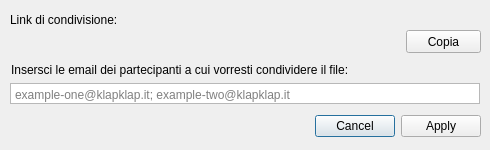
<?xml version="1.0" encoding="UTF-8"?>
<ui version="4.0">
 <class>ShareFileDialog</class>
 <widget class="QDialog" name="ShareFileDialog">
  <property name="geometry">
   <rect>
    <x>0</x>
    <y>0</y>
    <width>490</width>
    <height>150</height>
   </rect>
  </property>
  <property name="sizePolicy">
   <sizepolicy hsizetype="Fixed" vsizetype="Fixed">
    <horstretch>0</horstretch>
    <verstretch>0</verstretch>
   </sizepolicy>
  </property>
  <property name="minimumSize">
   <size>
    <width>490</width>
    <height>150</height>
   </size>
  </property>
  <property name="maximumSize">
   <size>
    <width>490</width>
    <height>150</height>
   </size>
  </property>
  <property name="windowTitle">
   <string>Dialog</string>
  </property>
  <widget class="QDialogButtonBox" name="buttons">
   <property name="geometry">
    <rect>
     <x>10</x>
     <y>110</y>
     <width>471</width>
     <height>32</height>
    </rect>
   </property>
   <property name="orientation">
    <enum>Qt::Horizontal</enum>
   </property>
   <property name="standardButtons">
    <set>QDialogButtonBox::Apply|QDialogButtonBox::Cancel</set>
   </property>
  </widget>
  <widget class="QLabel" name="title_1">
   <property name="geometry">
    <rect>
     <x>10</x>
     <y>10</y>
     <width>471</width>
     <height>20</height>
    </rect>
   </property>
   <property name="text">
    <string>Link di condivisione:</string>
   </property>
  </widget>
  <widget class="QLabel" name="linkLabel">
   <property name="geometry">
    <rect>
     <x>10</x>
     <y>30</y>
     <width>380</width>
     <height>20</height>
    </rect>
   </property>
   <property name="cursor">
    <cursorShape>IBeamCursor</cursorShape>
   </property>
   <property name="text">
    <string/>
   </property>
   <property name="textInteractionFlags">
    <set>Qt::TextSelectableByMouse</set>
   </property>
  </widget>
  <widget class="QPlainTextEdit" name="emailsPlainTextEdit">
   <property name="geometry">
    <rect>
     <x>10</x>
     <y>83</y>
     <width>470</width>
     <height>21</height>
    </rect>
   </property>
   <property name="verticalScrollBarPolicy">
    <enum>Qt::ScrollBarAlwaysOff</enum>
   </property>
   <property name="horizontalScrollBarPolicy">
    <enum>Qt::ScrollBarAlwaysOff</enum>
   </property>
   <property name="lineWrapMode">
    <enum>QPlainTextEdit::WidgetWidth</enum>
   </property>
   <property name="placeholderText">
    <string>example-one@klapklap.it; example-two@klapklap.it</string>
   </property>
  </widget>
  <widget class="QLabel" name="title_2">
   <property name="geometry">
    <rect>
     <x>11</x>
     <y>60</y>
     <width>469</width>
     <height>20</height>
    </rect>
   </property>
   <property name="text">
    <string>Insersci le email dei partecipanti a cui vorresti condividere il file:</string>
   </property>
  </widget>
  <widget class="QPushButton" name="pushButton">
   <property name="geometry">
    <rect>
     <x>406</x>
     <y>30</y>
     <width>75</width>
     <height>23</height>
    </rect>
   </property>
   <property name="text">
    <string>Copia</string>
   </property>
  </widget>
 </widget>
 <resources/>
 <connections>
  <connection>
   <sender>buttons</sender>
   <signal>accepted()</signal>
   <receiver>ShareFileDialog</receiver>
   <slot>accept()</slot>
   <hints>
    <hint type="sourcelabel">
     <x>248</x>
     <y>254</y>
    </hint>
    <hint type="destinationlabel">
     <x>157</x>
     <y>274</y>
    </hint>
   </hints>
  </connection>
  <connection>
   <sender>buttons</sender>
   <signal>rejected()</signal>
   <receiver>ShareFileDialog</receiver>
   <slot>reject()</slot>
   <hints>
    <hint type="sourcelabel">
     <x>316</x>
     <y>260</y>
    </hint>
    <hint type="destinationlabel">
     <x>286</x>
     <y>274</y>
    </hint>
   </hints>
  </connection>
 </connections>
</ui>
